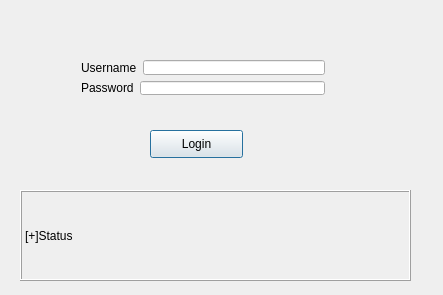
<?xml version="1.0" encoding="UTF-8"?>
<ui version="4.0">
 <class>Dialog</class>
 <widget class="QDialog" name="Dialog">
  <property name="geometry">
   <rect>
    <x>0</x>
    <y>0</y>
    <width>443</width>
    <height>295</height>
   </rect>
  </property>
  <property name="windowTitle">
   <string>Dialog</string>
  </property>
  <widget class="QLabel" name="label_status_login">
   <property name="geometry">
    <rect>
     <x>20</x>
     <y>190</y>
     <width>391</width>
     <height>91</height>
    </rect>
   </property>
   <property name="frameShape">
    <enum>QFrame::Box</enum>
   </property>
   <property name="frameShadow">
    <enum>QFrame::Raised</enum>
   </property>
   <property name="text">
    <string>[+]Status</string>
   </property>
  </widget>
  <widget class="QPushButton" name="pushButton">
   <property name="geometry">
    <rect>
     <x>150</x>
     <y>130</y>
     <width>93</width>
     <height>28</height>
    </rect>
   </property>
   <property name="text">
    <string>Login</string>
   </property>
  </widget>
  <widget class="QWidget" name="layoutWidget">
   <property name="geometry">
    <rect>
     <x>70</x>
     <y>49</y>
     <width>266</width>
     <height>57</height>
    </rect>
   </property>
   <layout class="QVBoxLayout" name="verticalLayout">
    <item>
     <layout class="QHBoxLayout" name="horizontalLayout_2">
      <item>
       <widget class="QLabel" name="label">
        <property name="text">
         <string>Username</string>
        </property>
       </widget>
      </item>
      <item>
       <widget class="QLineEdit" name="txtUser"/>
      </item>
     </layout>
    </item>
    <item>
     <layout class="QHBoxLayout" name="horizontalLayout">
      <item>
       <widget class="QLabel" name="label_2">
        <property name="text">
         <string>Password</string>
        </property>
       </widget>
      </item>
      <item>
       <widget class="QLineEdit" name="txtPass">
        <property name="text">
         <string/>
        </property>
        <property name="echoMode">
         <enum>QLineEdit::Password</enum>
        </property>
       </widget>
      </item>
     </layout>
    </item>
   </layout>
  </widget>
 </widget>
 <layoutdefault spacing="6" margin="11"/>
 <resources/>
 <connections>
  <connection>
   <sender>txtUser</sender>
   <signal>cursorPositionChanged(int,int)</signal>
   <receiver>label_status_login</receiver>
   <slot>hide()</slot>
   <hints>
    <hint type="sourcelabel">
     <x>229</x>
     <y>61</y>
    </hint>
    <hint type="destinationlabel">
     <x>215</x>
     <y>235</y>
    </hint>
   </hints>
  </connection>
 </connections>
</ui>
